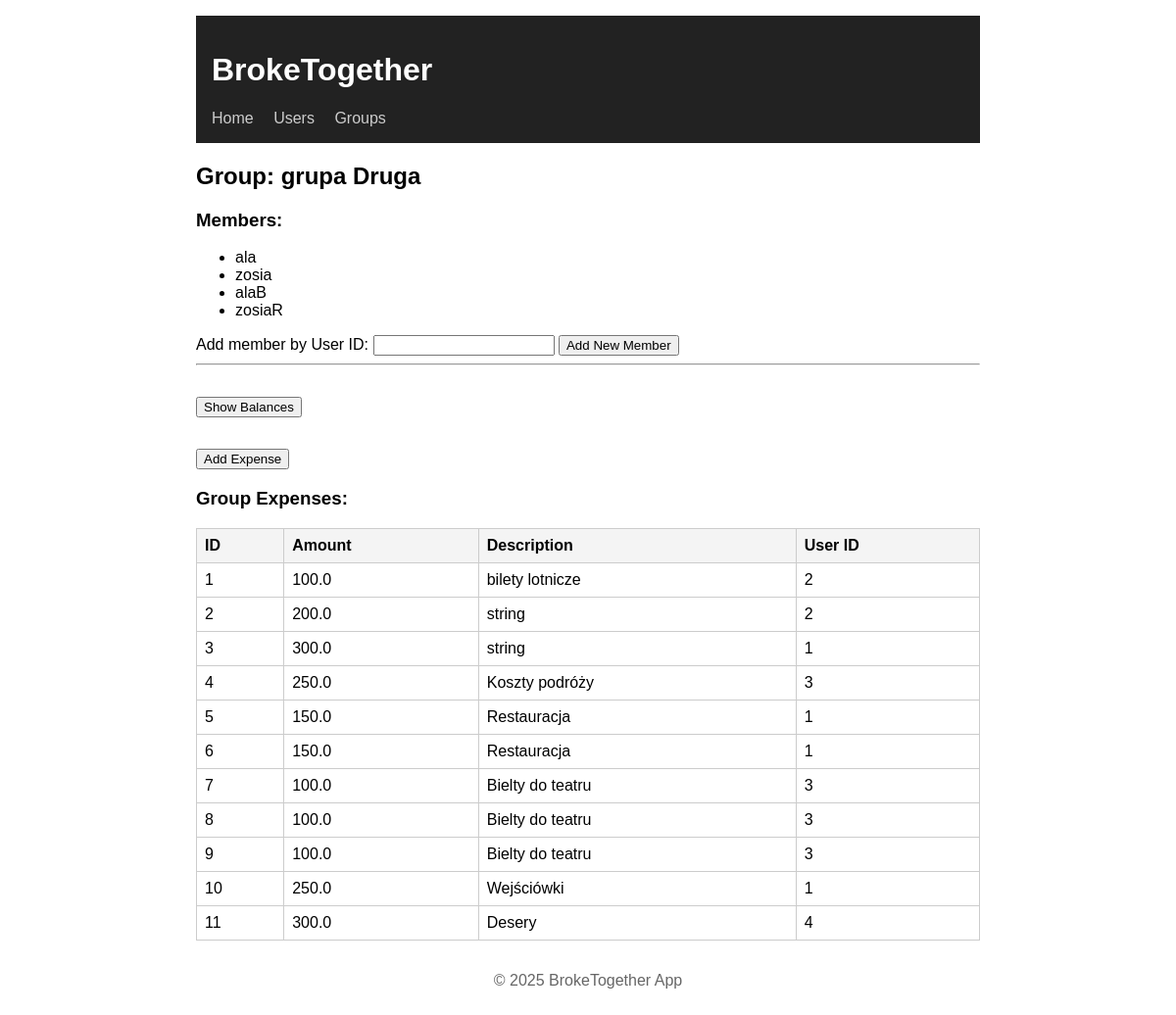
The app's page /groups/2, older data.
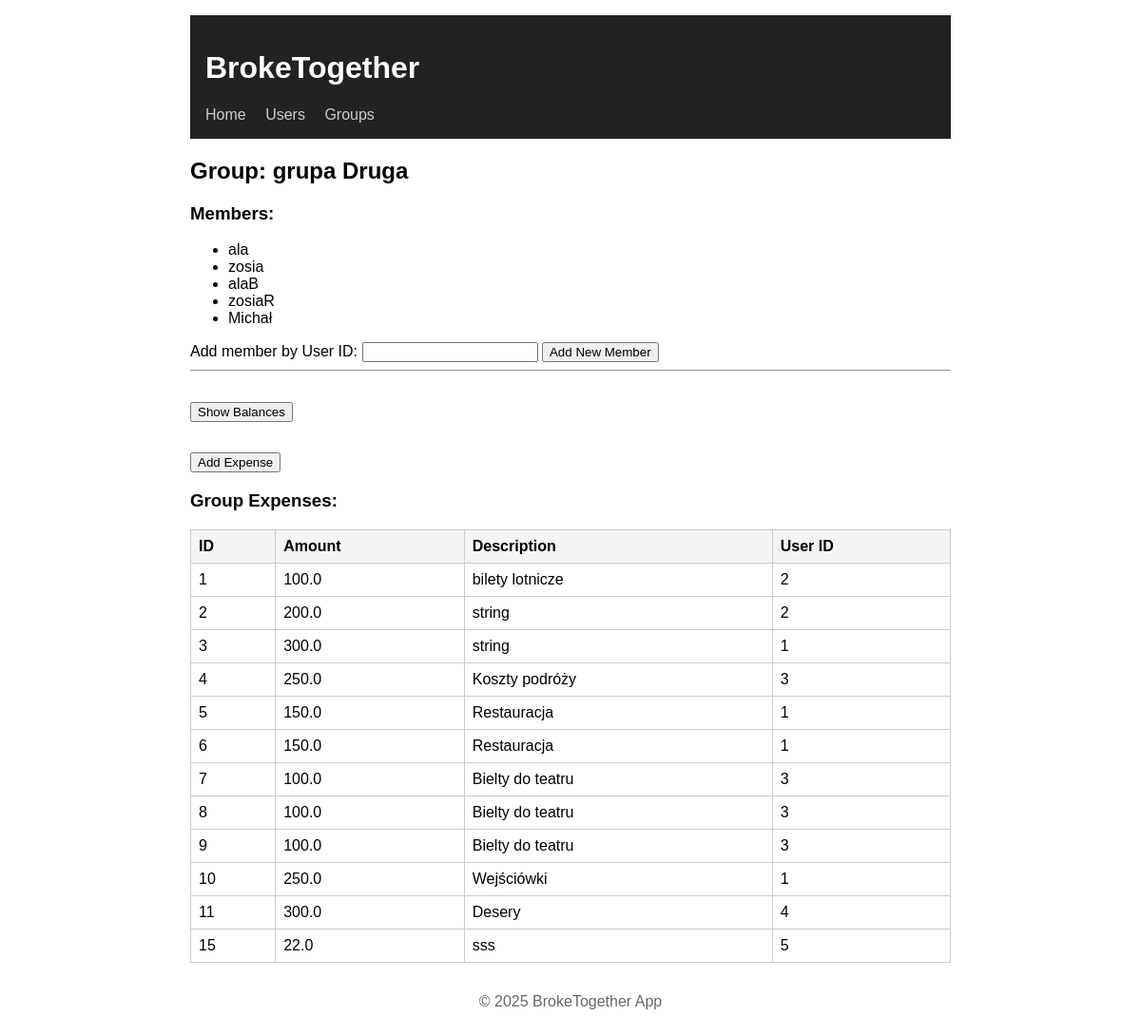
The same page, newer data.
### app/models.py (models this page shows)
class Base(DeclarativeBase):
    pass

class Group(Base):
    __tablename__ = "groups"
    id: Mapped[int] = mapped_column(primary_key=True)
    name: Mapped[str] = mapped_column(Text, nullable=False, unique=False)
    users: Mapped[list["User"]] = relationship(
        "User",
        secondary=user_group_association,
        back_populates="groups"
    )
    expenses: Mapped[list["Expense"]] = relationship(
        "Expense",
        back_populates="group",
        cascade="all, delete-orphan"
    )

class User(Base):
    __tablename__ = "users"
    id: Mapped[int] = mapped_column(primary_key=True)
    username: Mapped[str] = mapped_column(Text, nullable=False, unique=True)
    hashed_password: Mapped[str] = mapped_column(Text, nullable=False)
    groups: Mapped[list["Group"]] = relationship(
        "Group",
        secondary=user_group_association,
        back_populates="users"
    )
    expenses: Mapped[list["Expense"]] = relationship(
        "Expense",
        back_populates="user",
        cascade="all, delete-orphan"
    )

class Expense(Base):
    __tablename__ = "expenses"
    id: Mapped[int] = mapped_column(primary_key=True)
    user_id: Mapped[int] = mapped_column(ForeignKey("users.id"), nullable=False)
    group_id: Mapped[int] = mapped_column(ForeignKey("groups.id"), nullable=False)
    amount: Mapped[float] = mapped_column(nullable=False)
    description: Mapped[str] = mapped_column(Text, nullable=True)
    user: Mapped["User"] = relationship("User", back_populates="expenses")
    group: Mapped["Group"] = relationship("Group", back_populates="expenses")

### app/routers/groups.py (the view)
@router.get("/{group_id}", response_class=HTMLResponse)
def get_group(request: Request, group_id: int, db: Session = Depends(get_db)):
    group = get_group_by_id(db, group_id)
    users = get_all_users_from_group(group_id, db)
    expenses = get_expenses_from_group(group_id, db)
    return templates.TemplateResponse("group_detail.html", {"request": request, "group": group, "users": users, "expenses": expenses})

### app/templates/group_detail.html (shortened to what this page needs)
{% extends "base.html" %}
{% block content %}
<h2>Group: {{ group.name }}</h2>
<h3>Members:</h3>
{% if group.users %}
    <ul class="member-list">
        {% for user in group.users %}
            <li>{{ user.username }}</li>
        {% endfor %}
    </ul>
{% else %}
    <p>No members in this group yet.</p>
{% endif %}
<form action="/user-groups/add-form" method="post">
    <label for="user_id">Add member by User ID:</label>
    <input type="number" name="user_id" id="user_id" required>
    <button type="submit">Add New Member</button>
</form>
<hr>
    <div style="margin-top: 2rem;">
        <form action="/balances/group/{{group.id}}">
            <button type="submit">Show Balances</button>
        </form>
    </div>
    <div style="margin-top: 2rem;">
        <form action="/expenses/add-form/{{group.id}}">
            <button type="submit">Add Expense</button>
        </form>
    </div>
{% if expenses %}
    <h3>Group Expenses:</h3>
    <table>
        <thead>
            <tr>
                <th>ID</th>
                <th>Amount</th>
                <th>Description</th>
                <th>User ID</th>
            </tr>
        </thead>
        <tbody>
            {% for expense in expenses %}
                <tr>
                    <td>{{ expense.id }}</td>
                    <td>{{ expense.amount }}</td>
                    <td>{{ expense.description or "—" }}</td>
                    <td>{{ expense.user_id }}</td>
                </tr>
            {% endfor %}
        </tbody>
    </table>
{% else %}
    <p>No expenses for this group yet.</p>
{% endif %}
{% endblock %}

### app/templates/base.html (shortened to what this page needs)
<!DOCTYPE html>
<html lang="en">
<head>
    <link rel="stylesheet" href="{{ url_for('static', path='style.css') }}">
</head>
<body>
    <header>
        <h1>BrokeTogether</h1>
        <nav>
            <a href="/">Home</a>
            <a href="/users">Users</a>
            <a href="/groups">Groups</a>
        </nav>
    </header>
    <main>
        {% block content %}
        {% endblock %}
    </main>
    <footer>
        <p>&copy; 2025 BrokeTogether App</p>
    </footer>
</body>
</html>

### app/static/style.css (style rules this page uses)
body { font-family: sans-serif; max-width: 800px; margin: auto; padding: 1rem; }
header { background: #222; color: white; padding: 1rem; margin-bottom: 1rem; }
nav a { margin-right: 1rem; color: #ccc; text-decoration: none; }
footer { text-align: center; margin-top: 2rem; color: #666; }
table { width: 100%; border-collapse: collapse; margin-top: 1rem; }
table th, table td { border: 1px solid #ccc; padding: 0.5rem; text-align: left; }
table th { background-color: #f4f4f4; }

Row changes from the older to the newer data that the page shows:
added User: username "Michał"
added Expense: id "15", amount "22.0", description "sss", user_id "5"
